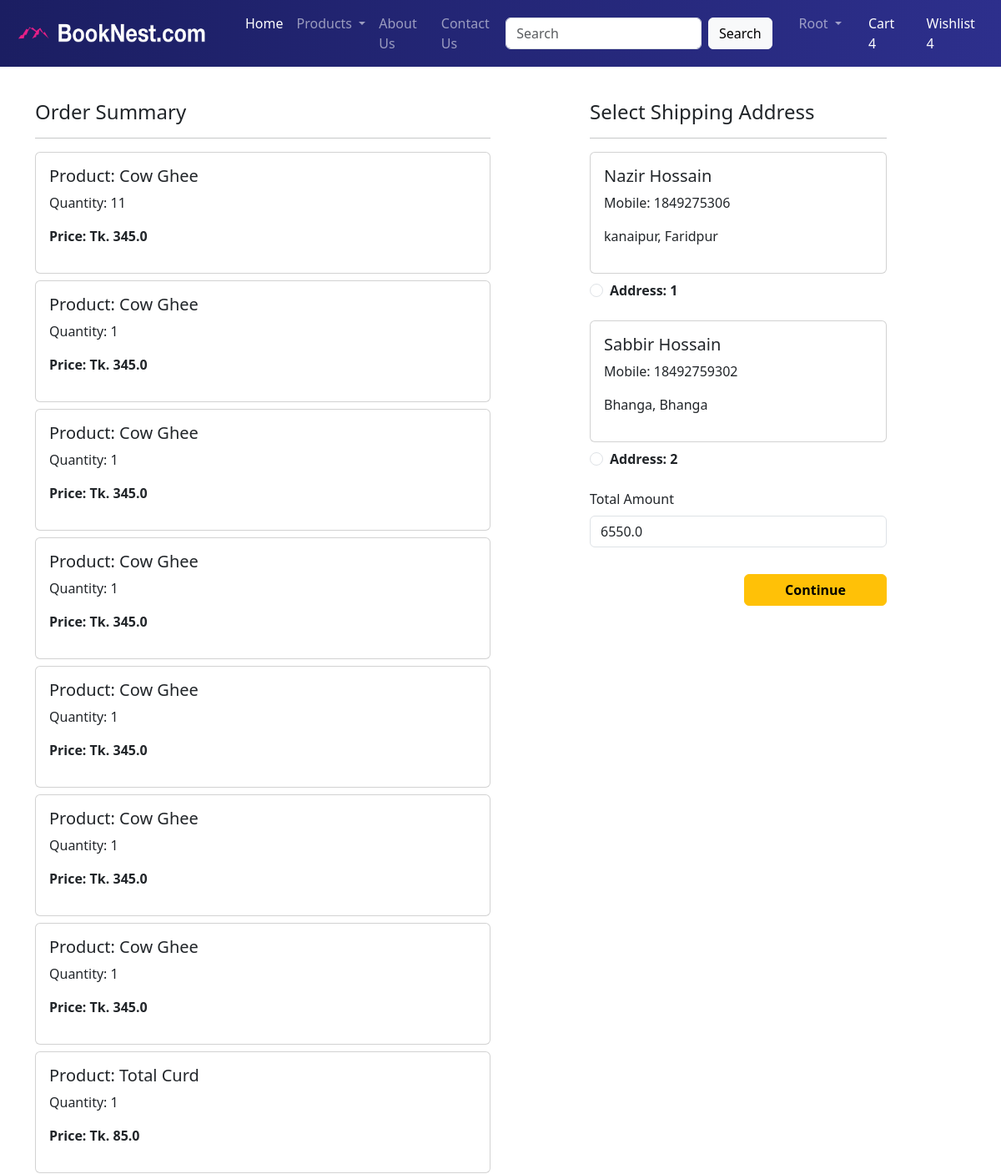
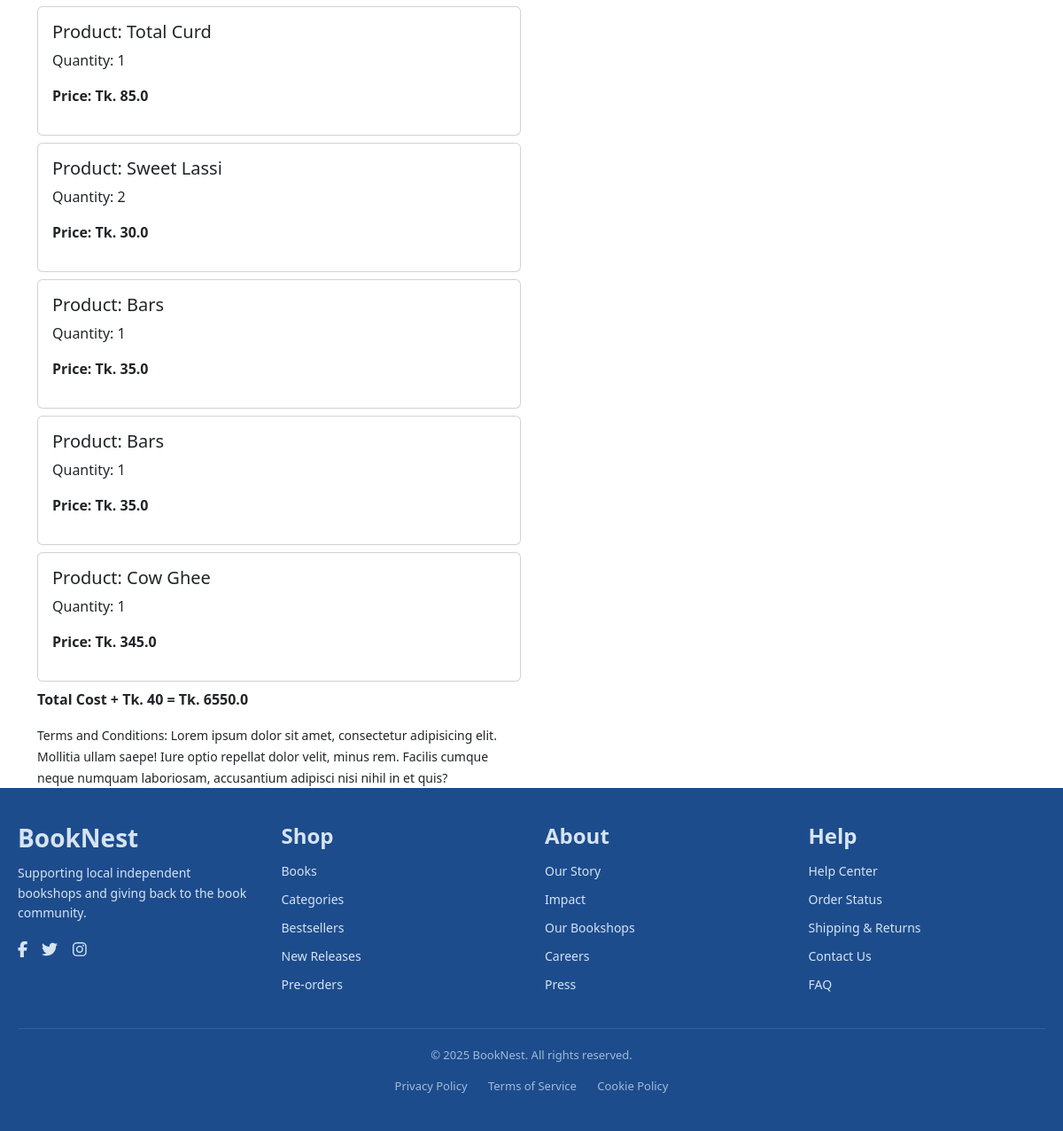
/checkout/ (signed in), run on an earlier commit of the app's database (2 pictures, top to bottom).
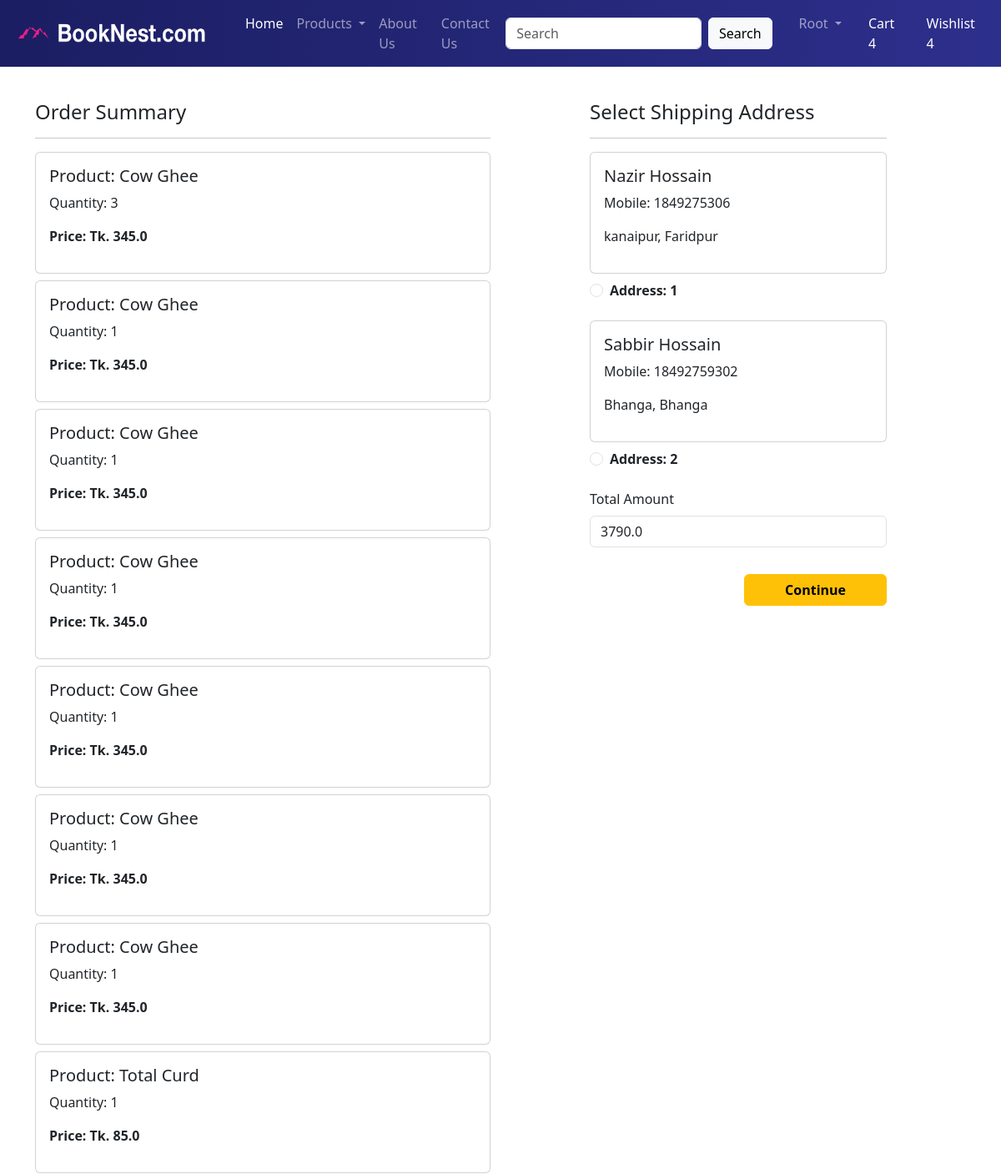
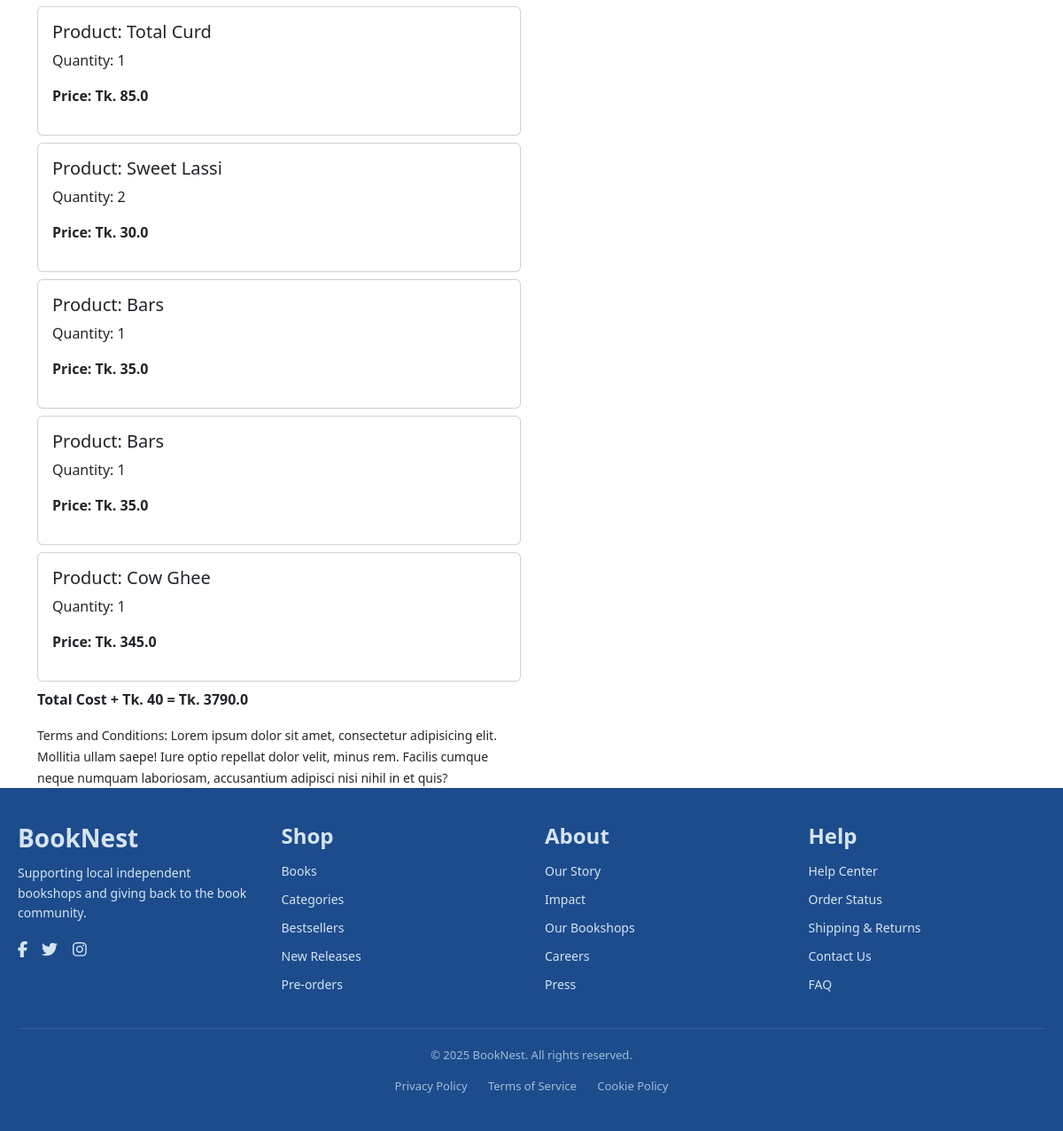
And on a later commit of the database (2 pictures, top to bottom).
### app/models.py (models this page shows, shortened)
class Cart(models.Model):
   user = models.ForeignKey(User, on_delete=models.CASCADE)
   product=models.ForeignKey(Product, on_delete=models.CASCADE)
   quantity=models.PositiveIntegerField(default=1)

class Product(models.Model):
    title = models.CharField(max_length=100)
    selling_price = models.FloatField()
    discounted_price = models.FloatField()
    description = models.TextField()
    composition = models.TextField(default="")
    author = models.CharField(max_length=100, blank=True, null=True)
    prodapp = models.TextField(default="")
    category = models.CharField(choices=CATEGORY_CHOICES, max_length=2)
    product_image = models.ImageField(upload_to='product/')
    format = models.CharField(max_length=50, default='Hardcover')
    pages = models.IntegerField(default=100)
    dimensions = models.CharField(max_length=100, default='6.25 × 9.25 inches')
    publication_date = models.DateField(null=True, blank=True)
    isbn = models.CharField(max_length=20, default='000-0000000000')
    language = models.CharField(max_length=50, default='English')

### app/views.py (the view)
# urls.py: path('checkout/', views.checkout.as_view(),name = "checkout" ),
class checkout(View):
    def get(self, request):
        user = request.user
        add = Customer.objects.filter(user=user)
        cart_items = Cart.objects.filter(user=user)
        famount = 0
        for p in cart_items:
            value = p.quantity * p.product.discounted_price
            famount += value
        totalamount = famount + 40 if cart_items.exists() else 0
        return render(request, 'app/checkout.html', locals())

### app/templates/app/checkout.html (shortened to what this page needs)
{% extends 'app/base.html' %}
{% load static %}
{% block main-content %}
<div class="container">
  <div class="row mt-5">
    <div class="col-sm-6">
      <h4>Order Summary</h4>
      <hr>
      {% for item in cart_items %}
        <div class="card mb-2">
          <div class="card-body">
            <h5>Product: {{ item.product.title }}</h5>
            <p>Quantity: {{ item.quantity }}</p>
            <p class="fw-bold">Price: Tk. {{ item.product.discounted_price }}</p>
          </div>
        </div>
      {% endfor %}
      <p class="fw-bold">Total Cost + Tk. 40 = Tk. {{ totalamount }}</p>
      <small>
        Terms and Conditions: Lorem ipsum dolor sit amet, consectetur adipisicing elit.
        Mollitia ullam saepe! Iure optio repellat dolor velit, minus rem. Facilis cumque neque
        numquam laboriosam, accusantium adipisci nisi nihil in et quis?
      </small>
    </div>
    <div class="col-sm-4 offset-sm-1">
      <h4>Select Shipping Address</h4>
      <hr>
      <form method="post" id="myform">
        {% for ad in add %}
          <div class="card mb-2">
            <div class="card-body">
              <h5>{{ ad.name }}</h5>
              <p>Mobile: {{ ad.mobile }}</p>
              <p>{{ ad.locality }}, {{ ad.city }}</p>
            </div>
          </div>
          <div class="form-check mt-2 mb-4">
            <input class="form-check-input" type="radio" name="custid" id="custadd{{ forloop.counter }}" value="{{ ad.id }}">
            <label class="form-check-label fw-bold" for="custadd{{ forloop.counter }}">
              Address: {{ forloop.counter }}
            </label>
          </div>
        {% endfor %}
        <div class="mb-3">
          <label for="totamount" class="form-label">Total Amount</label>
          <input type="number" class="form-control" name="totamount" value="{{ totalamount }}" readonly>
        </div>
        <div class="text-end">
          <button type="submit" class="btn btn-warning mt-3 px-5 fw-bold">Continue</button>
        </div>
      </form>
    </div>
  </div>
</div>
{% endblock main-content %}

What changed in the data, as far as the page shows it:
changed Cart (number 1 of 13 on the later page): quantity "11" → "3"
Also different on the page:
{{ totalamount }}: "6550.0" → "3790.0"
form field totamount: "6550.0" → "3790.0"
